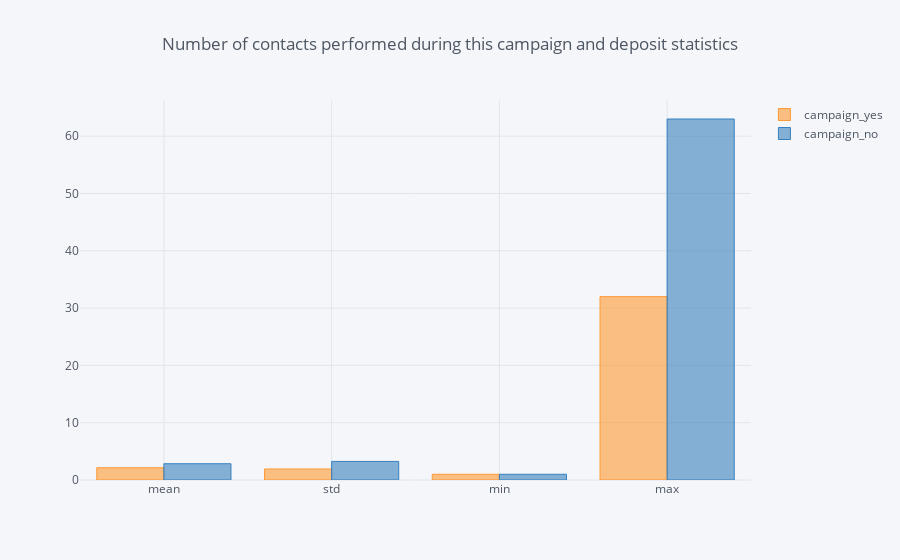

The notebook cell this image was saved under:
### Code cell
c_df.drop(['count', '25%', '50%', '75%']).iplot(kind = 'bar', title = 'Number of contacts performed during this campaign and deposit statistics')

### Figure 1 — Plotly figure (JSON) as saved in the notebook; plotly's stock layout.template omitted (floating-point values rounded to 4 significant figures)
{"data": [{"marker": {"color": "rgba(255, 153, 51, 0.6)", "line": {"color": "rgba(255, 153, 51, 1.0)", "width": 1}}, "name": "campaign_yes", "orientation": "v", "text": "", "type": "bar", "uid": "1eec710e-ef23-4d74-bd55-dcd8ff1ae384", "x": ["mean", "std", "min", "max"], "y": [2.141, 1.922, 1, 32]}, {"marker": {"color": "rgba(55, 128, 191, 0.6)", "line": {"color": "rgba(55, 128, 191, 1.0)", "width": 1}}, "name": "campaign_no", "orientation": "v", "text": "", "type": "bar", "uid": "b5ea265e-edb8-4082-9d6e-f996d7f6c262", "x": ["mean", "std", "min", "max"], "y": [2.839, 3.244, 1, 63]}], "layout": {"autosize": true, "legend": {"bgcolor": "#F5F6F9", "font": {"color": "#4D5663"}}, "paper_bgcolor": "#F5F6F9", "plot_bgcolor": "#F5F6F9", "title": {"font": {"color": "#4D5663"}, "text": "Number of contacts performed during this campaign and deposit statistics"}, "xaxis": {"autorange": true, "gridcolor": "#E1E5ED", "range": [-0.5, 3.5], "showgrid": true, "tickfont": {"color": "#4D5663"}, "title": {"font": {"color": "#4D5663"}, "text": ""}, "type": "category", "zerolinecolor": "#E1E5ED"}, "yaxis": {"autorange": true, "gridcolor": "#E1E5ED", "range": [0, 66.32], "showgrid": true, "tickfont": {"color": "#4D5663"}, "title": {"font": {"color": "#4D5663"}, "text": ""}, "type": "linear", "zerolinecolor": "#E1E5ED"}}}
